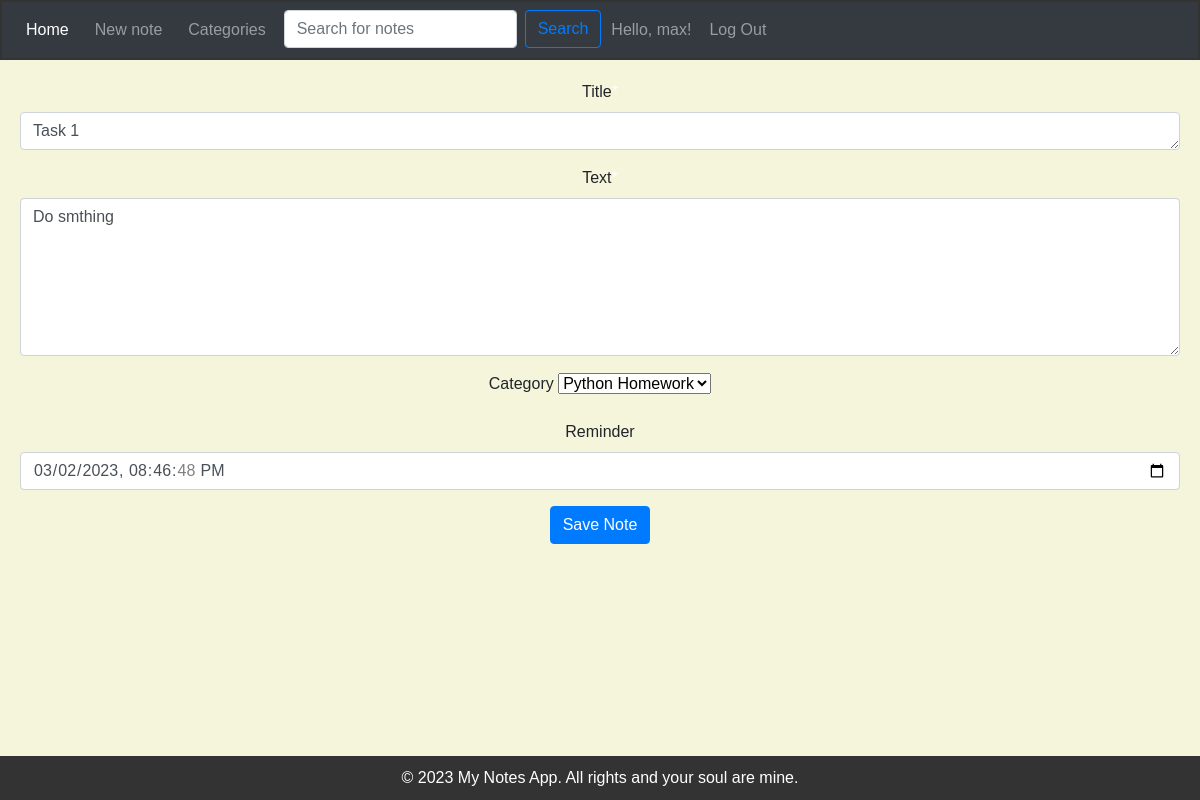
Page /note_1/edit/ (signed in) on the committed database.
### notes/models.py (models this page shows, shortened)
class Note(models.Model):
    title = models.CharField(max_length=200)
    text = models.TextField()
    created_date = models.DateTimeField(auto_now_add=True)
    upd_date = models.DateTimeField(auto_now=True)
    reminder = models.DateTimeField(null=True, blank=True)
    category = models.ForeignKey(Category, on_delete=models.CASCADE, related_name='notes', null=True, blank=True)
    author = models.ForeignKey(User, on_delete=models.CASCADE)

class Category(models.Model):
    title = models.CharField(max_length=200)
    def __str__(self):
        return self.title

### notes/views.py (the view)
# urls.py: path('note_<int:note_id>/edit/', views.edit_note, name='edit_note'),
def edit_note(request, note_id):
    note = get_object_or_404(Note, pk=note_id)
    if note.author != request.user and not request.user.is_superuser:
        messages.error(request, "You do not have permission to edit this note.")
        return redirect('note_detail', note_id=note.id)
    else:
        if request.method == 'POST':
            note_form = NoteForm(request.POST)
            if note_form.is_valid():
                note.title = note_form.cleaned_data['title']
                note.text = note_form.cleaned_data['text']
                note.category = note_form.cleaned_data['category']
                note.reminder = note_form.cleaned_data['reminder']
                note.save()
                return redirect('note_detail', note_id=note.id)
        else:
            note_form = NoteForm(initial={'title': note.title, 'text': note.text, 'category': note.category,
                                          'reminder': note.reminder})
        return render(request, 'notes/note_form.html', {'note_form': note_form})

### notes/forms.py (shortened to what this page needs)
class NoteForm(forms.Form):
    title = forms.CharField(widget=forms.Textarea(attrs={'cols': '40', 'rows': '1'}), max_length=200)
    text = forms.CharField(widget=forms.Textarea(attrs={'cols': '40', 'rows': '6'}))
    category = forms.ModelChoiceField(queryset=Category.objects.all(), required=False)
    reminder = forms.DateTimeField(required=False, widget=forms.DateTimeInput(attrs={'type': 'datetime-local'}))

### notes/templates/notes/note_form.html (shortened to what this page needs)
{% extends 'notes/index.html' %}
{% block content %}
{% load crispy_forms_tags %}
    <form method="post">
        {{ note_form|crispy }}
        <button type="submit" class="btn btn-primary">Save Note</button>
    </form>
{% endblock %}

### notes/templates/notes/index.html (shortened to what this page needs)
{% load static %}
<!DOCTYPE html>
<html lang="en">
<head>
	<link rel="stylesheet" href="https://stackpath.bootstrapcdn.com/bootstrap/4.4.1/css/bootstrap.min.css">
    <link rel="stylesheet" type="text/css" href="{% static 'notes/css/style.css' %}">
</head>
<body>
    <header>
        <nav class="navbar navbar-expand-lg navbar-dark bg-dark">
          <div class="collapse navbar-collapse" id="navbarNavDropdown">
            <ul class="navbar-nav">
              <li class="nav-item active">
                <a class="nav-link" href="{% url 'home' %}">Home <span class="sr-only">(current)</span></a>
              </li>
              <li class="nav-item">
                <a class="nav-link" href="{% url 'new_note' %}">New note</a>
              </li>
              <li class="nav-item">
                <a class="nav-link" href="{% url 'categories' %}">Categories</a>
              <li>
                  <form class="form-inline" action={% url 'search_notes' %}>
                    <input class="form-control mr-sm-2" type="search" name="query" placeholder="Search for notes" aria-label="Search">
                      <button class="btn btn-outline-primary my-2 my-sm-0" type="submit">Search</button>
              </li>
            </ul>
              <ul class="navbar-nav">
                  {% if user.is_authenticated %}
                    <li>
                        <span class="navbar-text">Hello, {{ user.username }}!</span>
                    </li>
                    <li class="nav-item">
                        <a class="nav-link" href="{% url 'logout' %}">Log Out</a>
                    </li>
                  {% endif %}
              </ul>
          </div>
        </nav>
    </header>
    <main>
        {% block content %}{% endblock %}
    </main>
    <footer>
        &copy 2023 My Notes App. All rights and your soul are mine.
    </footer>
</body>
</html>

### notes/static/notes/css/style.css (style rules this page uses)
body { background-color: beige; font-family: Arial, sans-serif; margin: 0; padding: 0; }
header { background-color: #333; color: #fff; padding: 2px; text-align: center; }
nav { background-color: #ddd; padding: 10px; }
nav ul { list-style-type: none; margin: 0; padding: 0; }
nav ul li { display: inline-block; margin-right: 10px; }
nav ul li a { color: #333; text-decoration: none; padding: 10px; }
span { color: white; }
main { padding: 20px; text-align: center; }
footer { background-color: #333; color: #fff; padding: 10px; text-align: center; position: fixed; bottom: 0; left: 0; right: 0; }

### rows in the picture
Note: title "Task 1", text "Do smthing", category "Python Homework", reminder "03/02/2023 20:46:48"

### other values in the picture
{{ user.username }} "max"
